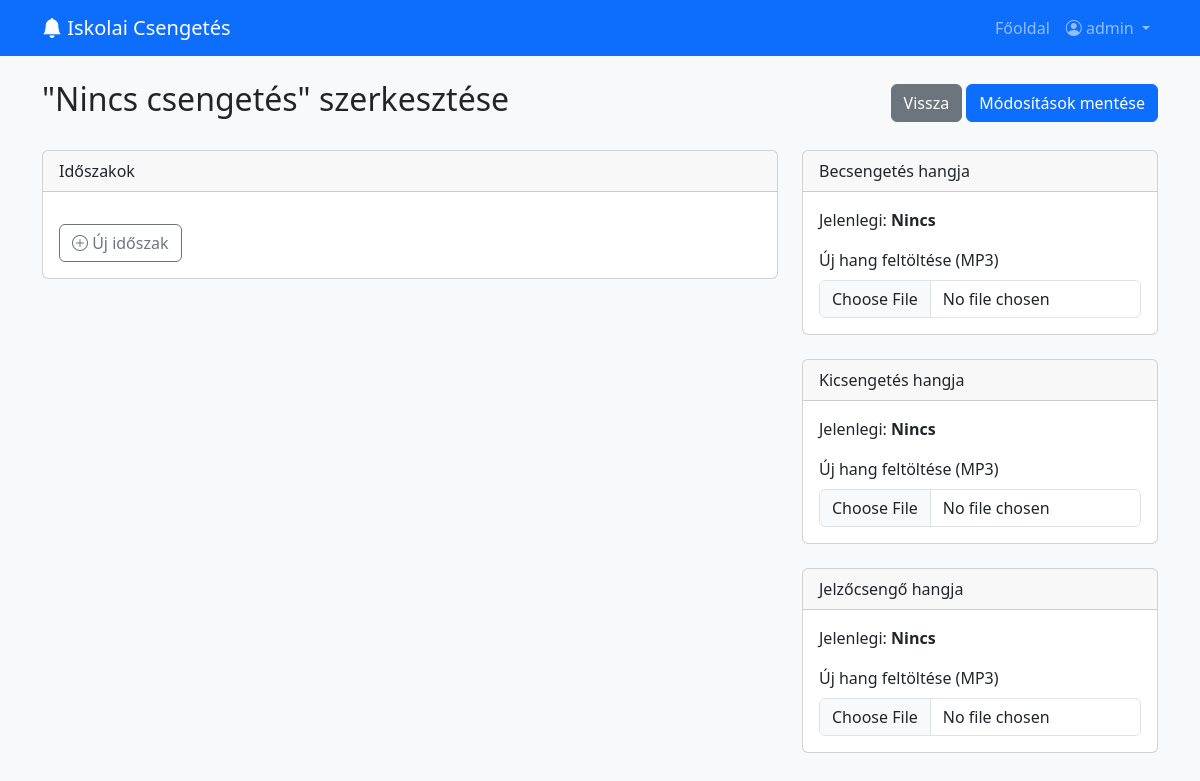
/admin/schedules/edit/3 (signed in), run on the app's committed database.
### app.py (models this page shows, shortened)
class User(UserMixin, db.Model):
    id = db.Column(db.Integer, primary_key=True)
    username = db.Column(db.String(80), unique=True, nullable=False)
    password_hash = db.Column(db.String(200), nullable=False)
    roles = db.relationship('Role', secondary=roles_users, back_populates='users')
    def can(self, perm):
        return any(role.has_permission(perm) for role in self.roles)
    def is_admin(self):
        return self.can(Permission.ADMIN)

class ScheduleType(db.Model):
    id = db.Column(db.Integer, primary_key=True)
    name = db.Column(db.String(50), unique=True, nullable=False)
    periods = db.Column(db.Text, nullable=False)
    start_bell_filename = db.Column(db.String(255), nullable=True)
    end_bell_filename = db.Column(db.String(255), nullable=True)
    signal_bell_filename = db.Column(db.String(255), nullable=True)

### app.py (the view, shortened to what this page needs)
@app.route('/admin/schedules/edit/<int:schedule_id>', methods=['GET', 'POST'])
@login_required
@permission_required(Permission.EDIT_SCHEDULE)
def edit_schedule(schedule_id):
    schedule_type = db.session.get(ScheduleType, schedule_id)
    if not schedule_type:
        flash('A megadott csengetési rend nem található.', 'danger')
        return redirect(url_for('admin_schedules'))
    periods = json.loads(schedule_type.periods or '[]')
    return render_template('edit_schedule.html', schedule_type=schedule_type, periods=periods)

### app.py (called while the page is built)
def permission_required(permission):
    def decorator(f):
        @wraps(f)
        def decorated_function(*args, **kwargs):
            if not current_user.can(permission):
                flash('Nincs jogosultsága ehhez a művelethez.', 'danger')
                return redirect(url_for('index'))
            return f(*args, **kwargs)
        return decorated_function
    return decorator

@app.context_processor
def inject_utilities():
    return dict(now=datetime.utcnow, Permission=Permission, timedelta=timedelta)

@login_manager.user_loader
def load_user(user_id):
    return db.session.get(User, int(user_id))

    def has_permission(self, perm):
        return self.permissions & perm == perm

### templates/edit_schedule.html (shortened to what this page needs)
{% extends "base.html" %}
{% block content %}
<form method="POST" action="{{ url_for('edit_schedule', schedule_id=schedule_type.id) }}" enctype="multipart/form-data">
    <div class="d-flex justify-content-between align-items-center mb-4">
        <h2>"{{ schedule_type.name }}" szerkesztése</h2>
        <div>
            <a href="{{ url_for('admin_schedules') }}" class="btn btn-secondary">Vissza</a>
            <button type="submit" class="btn btn-primary">Módosítások mentése</button>
        </div>
    </div>
    <div class="row">
        <div class="col-lg-8">
            <div class="card">
                <div class="card-header">Időszakok</div>
                <div class="card-body">
                    <button type="button" id="add-period-btn" class="btn btn-outline-secondary mt-3"><i class="bi bi-plus-circle"></i> Új időszak</button>
                </div>
            </div>
        </div>
        <div class="col-lg-4">
            <div class="card mb-4">
                <div class="card-header">Becsengetés hangja</div>
                <div class="card-body">
                    <p>Jelenlegi: <strong>{{ schedule_type.start_bell_filename or 'Nincs' }}</strong></p>
                    <div class="mt-3">
                        <label for="start_bell_file" class="form-label">Új hang feltöltése (MP3)</label>
                        <input class="form-control" type="file" name="start_bell_file" accept=".mp3">
                    </div>
                </div>
            </div>
            <div class="card mb-4">
                <div class="card-header">Kicsengetés hangja</div>
                <div class="card-body">
                    <p>Jelenlegi: <strong>{{ schedule_type.end_bell_filename or 'Nincs' }}</strong></p>
                    <div class="mt-3">
                        <label for="end_bell_file" class="form-label">Új hang feltöltése (MP3)</label>
                        <input class="form-control" type="file" name="end_bell_file" accept=".mp3">
                    </div>
                </div>
            </div>
            <div class="card">
                <div class="card-header">Jelzőcsengő hangja</div>
                <div class="card-body">
                    <p>Jelenlegi: <strong>{{ schedule_type.signal_bell_filename or 'Nincs' }}</strong></p>
                    <div class="mt-3">
                        <label for="signal_bell_file" class="form-label">Új hang feltöltése (MP3)</label>
                        <input class="form-control" type="file" name="signal_bell_file" accept=".mp3">
                    </div>
                </div>
            </div>
        </div>
    </div>
</form>
{% endblock %}

### templates/base.html (shortened to what this page needs)
<!doctype html>
<html lang="hu">
<head>
    <link href="https://cdn.jsdelivr.net/npm/bootstrap@5.3.3/dist/css/bootstrap.min.css" rel="stylesheet">
    <link rel="stylesheet" href="https://cdn.jsdelivr.net/npm/bootstrap-icons@1.11.3/font/bootstrap-icons.min.css">
</head>
<body>
    <nav class="navbar navbar-expand-lg navbar-dark bg-primary mb-4">
        <div class="container">
            <a class="navbar-brand" href="{{ url_for('index') }}"><i class="bi bi-bell-fill"></i> Iskolai Csengetés</a>
            <div class="collapse navbar-collapse" id="navbarNav">
                <ul class="navbar-nav ms-auto">
                    <li class="nav-item"><a class="nav-link" href="{{ url_for('index') }}">Főoldal</a></li>
                    {% if current_user.is_authenticated %}
                        <li class="nav-item dropdown">
                          <a class="nav-link dropdown-toggle" href="#" role="button" data-bs-toggle="dropdown">
                            <i class="bi bi-person-circle"></i> {{ current_user.username }}
                          </a>
                        </li>
                    {% else %}
                        <li class="nav-item"><a class="nav-link" href="{{ url_for('login') }}">Bejelentkezés</a></li>
                    {% endif %}
                </ul>
            </div>
        </div>
    </nav>
    <main class="container">
        {% block content %}{% endblock %}
    </main>
</body>
</html>

### templates/base.html (style rules this page uses)
body { background-color: #f8f9fa; }

### data on the page
User: username "admin"
ScheduleType: name "Nincs csengetés", start_bell_filename "Nincs", end_bell_filename "Nincs", signal_bell_filename "Nincs"
